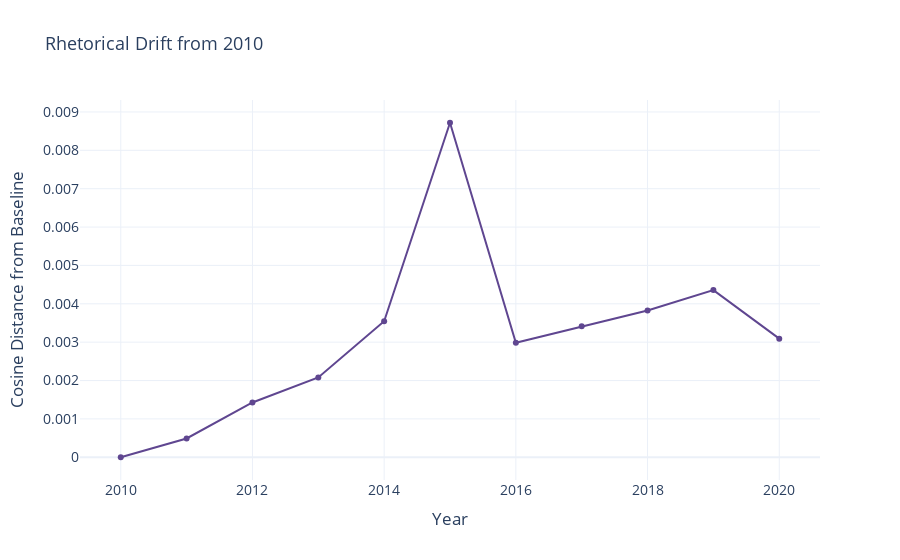

Notebook cell for this chart:
### Code cell
fig_drift = px.line(
    drift_df, 
    x="year", 
    y="drift_distance", 
    markers=True, 
    title=f"Rhetorical Drift from {drift_df['from_year'].iloc[0]}",
    color_discrete_sequence=colors
)

fig_drift.update_layout(
    template="plotly_white",
    xaxis_title="Year",
    yaxis_title="Cosine Distance from Baseline",
    title_font_size=18,
    font=dict(size=14),
    plot_bgcolor="white"
)

fig_drift.show()

### Figure 1 — Plotly figure (JSON) as saved in the notebook; plotly's stock layout.template omitted (floating-point values rounded to 4 significant figures)
{"data": [{"hovertemplate": "year=%{x}<br>drift_distance=%{y}<extra></extra>", "legendgroup": "", "line": {"color": "rgb(95, 70, 144)", "dash": "solid"}, "marker": {"symbol": "circle"}, "mode": "lines+markers", "name": "", "orientation": "v", "showlegend": false, "type": "scatter", "x": [2010, 2011, 2012, 2013, 2014, 2015, 2016, 2017, 2018, 2019, 2020], "xaxis": "x", "y": [2.384e-07, 0.0004889, 0.001429, 0.00208, 0.003545, 0.008719, 0.002986, 0.003416, 0.003827, 0.004357, 0.003091], "yaxis": "y"}], "layout": {"autosize": true, "font": {"size": 14}, "legend": {"tracegroupgap": 0}, "plot_bgcolor": "white", "title": {"font": {"size": 18}, "text": "Rhetorical Drift from 2010"}, "xaxis": {"anchor": "y", "autorange": true, "domain": [0, 1], "range": [2009.0, 2021.0], "title": {"text": "Year"}, "type": "linear"}, "yaxis": {"anchor": "x", "autorange": true, "domain": [0, 1], "range": [-0.0007193, 0.009438], "title": {"text": "Cosine Distance from Baseline"}, "type": "linear"}}}
